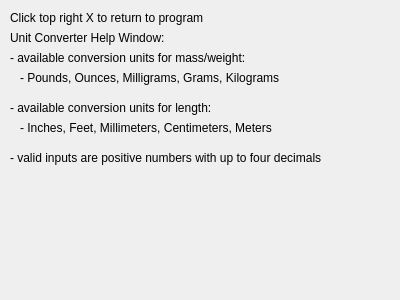
<?xml version="1.0" encoding="UTF-8"?>
<ui version="4.0">
 <class>unitConvertHelp</class>
 <widget class="QDialog" name="unitConvertHelp">
  <property name="geometry">
   <rect>
    <x>0</x>
    <y>0</y>
    <width>400</width>
    <height>300</height>
   </rect>
  </property>
  <property name="windowTitle">
   <string>Dialog</string>
  </property>
  <widget class="QLabel" name="label">
   <property name="geometry">
    <rect>
     <x>10</x>
     <y>10</y>
     <width>371</width>
     <height>16</height>
    </rect>
   </property>
   <property name="text">
    <string>Click top right X to return to program</string>
   </property>
  </widget>
  <widget class="QLabel" name="label_2">
   <property name="geometry">
    <rect>
     <x>10</x>
     <y>30</y>
     <width>361</width>
     <height>16</height>
    </rect>
   </property>
   <property name="text">
    <string>Unit Converter Help Window:</string>
   </property>
  </widget>
  <widget class="QLabel" name="label_3">
   <property name="geometry">
    <rect>
     <x>10</x>
     <y>50</y>
     <width>381</width>
     <height>16</height>
    </rect>
   </property>
   <property name="text">
    <string>- available conversion units for mass/weight:</string>
   </property>
  </widget>
  <widget class="QLabel" name="label_4">
   <property name="geometry">
    <rect>
     <x>20</x>
     <y>70</y>
     <width>371</width>
     <height>16</height>
    </rect>
   </property>
   <property name="text">
    <string>- Pounds, Ounces, Milligrams, Grams, Kilograms</string>
   </property>
  </widget>
  <widget class="QLabel" name="label_5">
   <property name="geometry">
    <rect>
     <x>10</x>
     <y>100</y>
     <width>371</width>
     <height>16</height>
    </rect>
   </property>
   <property name="text">
    <string>- available conversion units for length:</string>
   </property>
  </widget>
  <widget class="QLabel" name="label_6">
   <property name="geometry">
    <rect>
     <x>20</x>
     <y>120</y>
     <width>361</width>
     <height>16</height>
    </rect>
   </property>
   <property name="text">
    <string>- Inches, Feet, Millimeters, Centimeters, Meters</string>
   </property>
  </widget>
  <widget class="QLabel" name="label_7">
   <property name="geometry">
    <rect>
     <x>10</x>
     <y>150</y>
     <width>371</width>
     <height>16</height>
    </rect>
   </property>
   <property name="text">
    <string>- valid inputs are positive numbers with up to four decimals</string>
   </property>
  </widget>
 </widget>
 <resources/>
 <connections/>
</ui>
